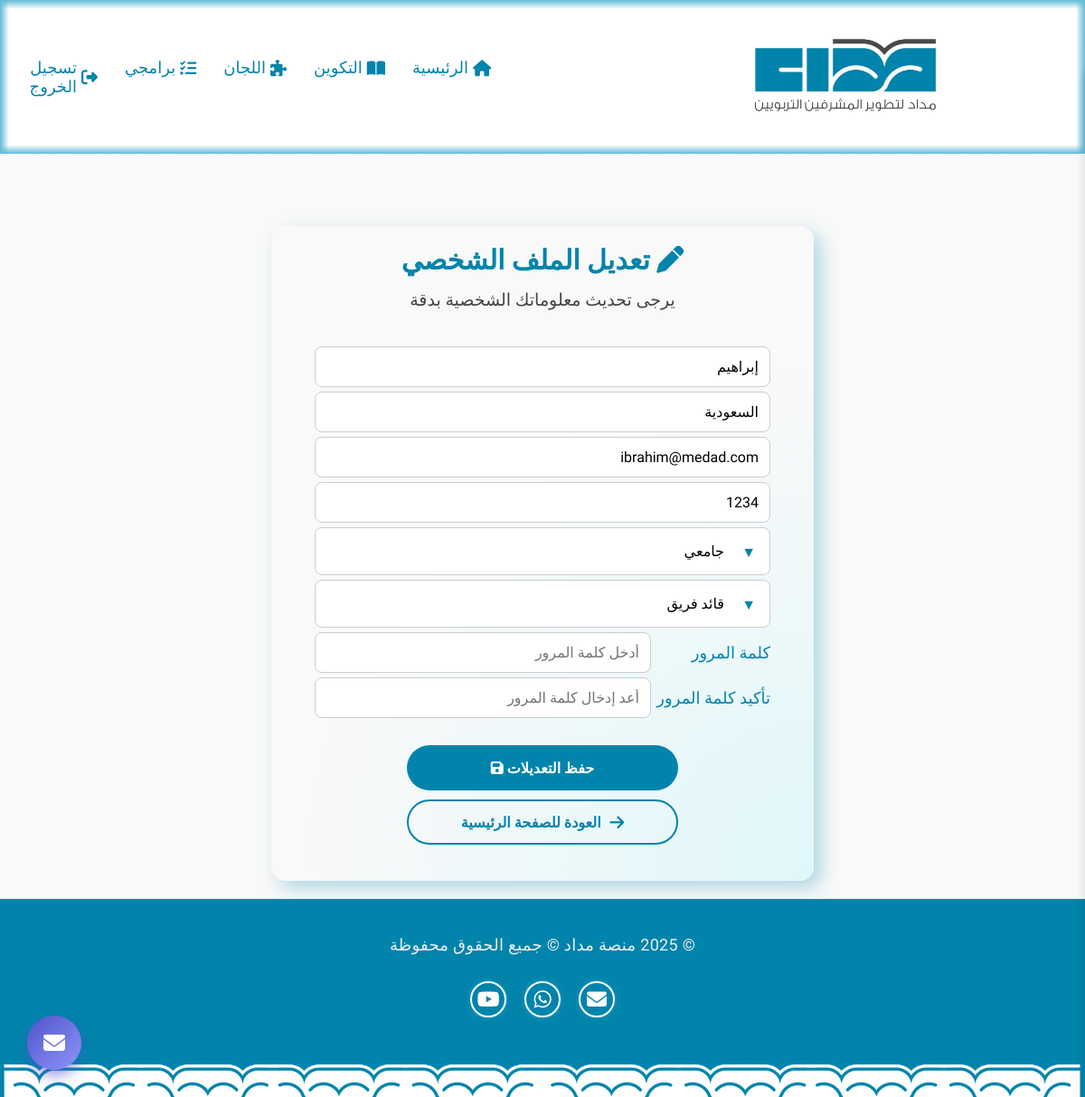
Page /edit_profile/ (signed in) on the committed database.
### main/models.py (models this page shows, shortened)
class CustomUser(AbstractBaseUser, PermissionsMixin):
    first_name = models.CharField(max_length=30)
    last_name = models.CharField(max_length=30)
    email = models.EmailField(unique=True)
    phone = models.CharField(max_length=20, blank=True, null=True)
    ROLE_CHOICES = [
        ('عضو فريق', 'عضو فريق'),
        ('قائد فريق', 'قائد فريق'),
    ]
    EDUCATION_CHOICES = [
        ('ابتدائي', 'ابتدائي'),
        ('متوسط', 'متوسط'),
        ('ثانوي', 'ثانوي'),
        ('جامعي', 'جامعي'),
    ]
    role = models.CharField(max_length=20, choices=ROLE_CHOICES, blank=True, null=True)
    education_level = models.CharField(max_length=20, choices=EDUCATION_CHOICES, blank=True, null=True)
    is_active = models.BooleanField(default=False)
    is_staff = models.BooleanField(default=False)
    groups = models.ManyToManyField(
        Group,
        related_name="customuser_set",  # بدل user_set الافتراضي
        blank=True,
        help_text="المجموعات التي ينتمي إليها المستخدم",
        verbose_name="groups"
    )
    user_permissions = models.ManyToManyField(
        Permission,
        related_name="customuser_permissions_set",  # بدل user_set الافتراضي
        blank=True,
        help_text="أذونات المستخدم الفردية",
        verbose_name="user permissions"
    )
    objects = CustomUserManager()
    USERNAME_FIELD = 'email'
    REQUIRED_FIELDS = ['first_name', 'last_name', 'phone']
    class Meta:
        verbose_name = 'مستخدم'
        verbose_name_plural = 'المستخدمين'

### main/views.py (the view, shortened to what this page needs)
# urls.py: path("edit_profile/", views.edit_profile, name="edit_profile"),
@login_required(login_url="/auth")
def edit_profile(request):
    user = request.user  # المستخدم الحالي
    return render(request, "auth/profile.html", {
        "user": user,
        "ROLE_CHOICES": CustomUser.ROLE_CHOICES,
        "EDUCATION_CHOICES": CustomUser.EDUCATION_CHOICES,
    })

### main/templates/auth/profile.html (shortened to what this page needs)
{% extends "main/layout.html" %}
{% load static %}
{% block head %}
    <link href="{% static 'css/profile.css' %}" rel="stylesheet">
{% endblock %}
{% block body %}
<div class="container2 hidden-on-small" id="profile-form" >
    <div class="box2">
        <h1><i class="fa-solid fa-pen"></i> تعديل الملف الشخصي</h1>
        <p>يرجى تحديث معلوماتك الشخصية بدقة</p>
        <form method="post" class="profile-form">
            <div class="form-row">
                <input type="text" id="first-name" name="first_name" value="{{ user.first_name }}" required placeholder="الاسم الأول">
            </div>
            <div class="form-row">
                <input type="text" id="last-name" name="last_name" value="{{ user.last_name }}" required placeholder="الاسم الأخير">
            </div>
            <div class="form-row">
                <input type="email" id="email" name="email" value="{{ user.email }}" required placeholder="البريد الإلكتروني">
            </div>
            <div class="form-row">
                <input type="tel" id="phone" name="phone" value="{{ user.phone }}" placeholder="رقم الهاتف">
            </div>
            <div class="form-row">
                <div class="custom-select">
                    <select id="level" name="education_level">
                        {% for key, val in EDUCATION_CHOICES %}
                            <option value="{{ key }}" {% if user.education_level == key %}selected{% endif %}>{{ val }}</option>
                        {% endfor %}
                    </select>
                </div>
            </div>
            <div class="form-row">
                <div class="custom-select role-select">
                <select id="role" name="role">
                    {% for key, val in ROLE_CHOICES %}
                        <option value="{{ key }}" {% if user.role == key %}selected{% endif %}>{{ val }}</option>
                    {% endfor %}
                </select>
                </div>
            </div>
            <div class="form-row">
                <label for="password1">كلمة المرور</label>
                <input type="password" id="password" name="password1" placeholder="أدخل كلمة المرور">
            </div>
            <div class="form-row">
                <label for="password2">تأكيد كلمة المرور</label>
                <input type="password" id="confirm-password" name="password2" placeholder="أعد إدخال كلمة المرور">
            </div>
            <div class="button-group">
                <button class="login-btn" type="submit" onclick="hideForm(event)">
                    <span class="login-text">حفظ التعديلات <i class="fa-solid fa-floppy-disk"></i></span>
                </button>
                <a href="{% url 'index' %}" class="back-home-btn">
                    <span class="arrow-icon"><i class="fa-solid fa-arrow-right"></i> </span>
                    <span class="btn-text">العودة للصفحة الرئيسية</span>
                </a>
            </div>
        </form>
    </div>
</div>
{% endblock body %}

### main/static/css/style.css (style rules this page uses)
* { margin: 0; padding: 0; box-sizing: border-box; font-family: 'IBM Plex Sans Arabic', 'Sonar', sans-serif; }
body { background-color: #f9f9f9; direction: rtl; }
h1 { font-size: 30px; margin-bottom: 15px; color: #0084AB; font-family: 'IBM Plex Sans Arabic', 'Sonar', sans-serif; }
p { font-size: 19px; color: #555; margin-bottom: 20px; font-family: 'IBM Plex Sans Arabic', 'Sonar', sans-serif; }

### main/static/css/profile.css (style rules this page uses)
* { margin: 0; padding: 0; box-sizing: border-box; font-family: 'IBM Plex Sans Arabic', 'Sonar', sans-serif; }
body { font-family: 'IBM Plex Sans Arabic', 'Sonar', sans-serif; background-color: #f9f9f9; direction: rtl; }
.container2 { animation: fadeIn 1.5s ease-in-out; display: flex; justify-content: center; align-items: center; margin-top: 60px; padding: 20px; }
.box2 { background: radial-gradient(circle at bottom right, #e0f7fa 0%, transparent 60%); padding: 20px 20px 40px 20px; border-radius: 15px; box-shadow: 8px 8px 20px rgba(0, 132, 171, 0.3); text-align: center; width: 600px; animation: slideFadeIn 1s ease-out; }
.box2 h1 { color: #0084AB; font-family: 'IBM Plex Sans Arabic', 'Sonar', sans-serif; }
.box2 p { color: #444; margin-bottom: 40px; }
.form-row { display: flex; align-items: center; justify-content: space-between; width: 90%; max-width: 600px; margin: 5px auto; gap: 2px; direction: rtl; }
.form-row label { white-space: nowrap; font-size: 18px; color: #0084AB; font-weight: 500; font-family: 'IBM Plex Sans Arabic', 'Sonar', sans-serif; width: 130px; text-align: right; }
.form-row input { flex: 1; padding: 12px; border-radius: 8px; border: 1px solid #ccc; font-size: 16px; text-align: right; }
.custom-select { position: relative; flex: 1; }
.custom-select select { width: 100%; padding: 16px 50px 16px 12px; border-radius: 8px; border: 1px solid #ccc; font-size: 16px; direction: rtl; appearance: none; background-color: #fff; transition: border 0.3s ease, box-shadow 0.3s ease; }
.custom-select::before { content: "▼"; position: absolute; right: 16px; top: 50%; transform: translateY(-50%); font-size: 16px; color: #0084AB; pointer-events: none; z-index: 1; }
.login-btn { display: inline-flex; justify-content: center; align-items: center; width: 300px; padding: 10px 22px; border: none; border-radius: 50px; background-color: #0084AB; color: #fff; font-size: 16px; font-weight: bold; cursor: pointer; text-decoration: none; height: 50px; }
.login-text { position: relative; z-index: 1; color: #fff; font-weight: bold; transition: color 0.3s ease; }
.button-group { display: flex; flex-direction: column; align-items: center; gap: 15px; margin-top: 30px; }
.back-home-btn { display: inline-flex; align-items: center; justify-content: center; gap: 10px; width: 300px; height: 50px; margin-top: -5px; padding: 12px 24px; border: 2px solid #0084AB; border-radius: 50px; color: #0084AB; font-size: 16px; font-weight: bold; text-decoration: none; background-color: transparent; transition: background-color 0.3s ease, color 0.3s ease; }
.arrow-icon { font-size: 18px; color: #0084AB; transition: color 0.3s ease; }

### rows in the picture
CustomUser: first_name "إبراهيم", last_name "السعودية", email "ibrahim@medad.com", phone "1234", education_level "جامعي", role "قائد فريق"
